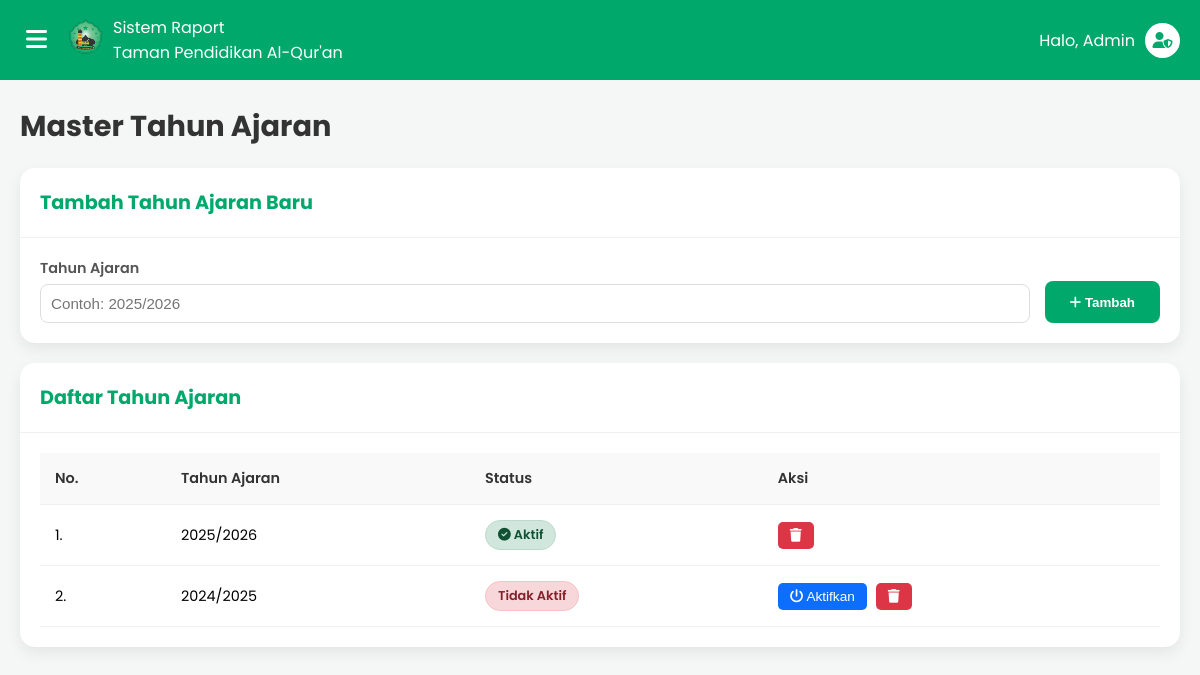
Screenshot of /admin/data_master/tahun_ajar.php (signed in) with the database file from the repository.
### tables this page shows
CREATE TABLE `tahun_ajaran` (
  `id` int(11) NOT NULL,
  `tahun_ajaran` varchar(20) NOT NULL,
  `status` enum('aktif','tidak aktif') NOT NULL DEFAULT 'tidak aktif'
);

### admin/data_master/tahun_ajar.php (the view, shortened to what this page needs)
<?php
require '../../koneksi.php';
$list_tahun = [];
$result = $koneksi->query("SELECT * FROM tahun_ajaran ORDER BY tahun_ajaran DESC");
while ($row = $result->fetch_assoc()) {
    $list_tahun[] = $row;
}
?>
<!DOCTYPE html>
<html lang="id">
<head>
    <link rel="stylesheet" href="https://cdnjs.cloudflare.com/ajax/libs/font-awesome/6.5.1/css/all.min.css">
</head>
<body>
    <div class="main-content">
        <header class="header">
            <div class="header-left">
                <button class="hamburger-btn" id="hamburger-btn"><i class="fas fa-bars"></i></button>
                <div class="header-logo"><img src="../../img/logo1.png" alt="Logo"></div>
                <div class="header-title">Sistem Raport<br>Taman Pendidikan Al-Qur'an</div>
            </div>
            <div class="header-right">
                <a href="#" class="user-profile">
                    <div class="user-info"><span>Halo, Admin</span></div>
                    <div class="icon-wrapper"><i class="fas fa-user-shield"></i></div>
                </a>
            </div>
        </header>
        <main class="dashboard-area">
            <h1>Master Tahun Ajaran</h1>
            <div class="card">
                <div class="card-header">
                    <h3>Tambah Tahun Ajaran Baru</h3>
                </div>
                <div class="card-body">
                    <form action="" method="POST" class="form-inline">
                        <div class="form-group">
                            <label>Tahun Ajaran</label>
                            <input type="text" name="tahun_ajaran" placeholder="Contoh: 2025/2026" required>
                        </div>
                        <button type="submit" name="tambah" class="btn-simpan"><i class="fas fa-plus"></i> Tambah</button>
                    </form>
                </div>
            </div>
            <div class="card">
                <div class="card-header">
                    <h3>Daftar Tahun Ajaran</h3>
                </div>
                <div class="card-body">
                    <table class="data-table">
                        <thead>
                            <tr>
                                <th>No.</th>
                                <th>Tahun Ajaran</th>
                                <th>Status</th>
                                <th>Aksi</th>
                            </tr>
                        </thead>
                        <tbody>
                            <?php if (empty($list_tahun)): ?>
                                <tr><td colspan="4" style="text-align:center; padding:20px;">Belum ada data.</td></tr>
                            <?php else: ?>
                                <?php $no=1; foreach ($list_tahun as $ta): ?>
                                <tr>
                                    <td><?php echo $no++; ?>.</td>
                                    <td><?php echo htmlspecialchars($ta['tahun_ajaran']); ?></td>
                                    <td>
                                        <?php if ($ta['status'] == 'aktif'): ?>
                                            <span class="badge badge-aktif"><i class="fas fa-check-circle"></i> Aktif</span>
                                        <?php else: ?>
                                            <span class="badge badge-non">Tidak Aktif</span>
                                        <?php endif; ?>
                                    </td>
                                    <td>
                                        <form action="" method="POST" style="display:inline;">
                                            <?php if ($ta['status'] == 'tidak aktif'): ?>
                                                <button type="submit" name="aktifkan" class="btn-aksi btn-aktifkan" title="Aktifkan">
                                                    <i class="fas fa-power-off"></i> Aktifkan
                                                </button>
                                            <?php endif; ?>
                                            <button type="submit" name="hapus" class="btn-aksi btn-hapus" onclick="return confirm('Yakin hapus <?php echo $ta['tahun_ajaran']; ?>?')" title="Hapus">
                                                <i class="fas fa-trash"></i>
                                            </button>
                                        </form>
                                    </td>
                                </tr>
                                <?php endforeach; ?>
                            <?php endif; ?>
                        </tbody>
                    </table>
                </div>
            </div>
        </main>
    </div>
</body>
</html>

### admin/data_master/tahun_ajar.php (style rules this page uses)
:root { --warna-hijau: #00a86b; --warna-hijau-muda: #e6f7f0; --warna-latar: #f4f7f6; --warna-teks: #333333; --warna-teks-abu: #555; --lebar-sidebar: 280px; }
body, html { margin: 0; padding: 0; font-family: 'Poppins', sans-serif; background-color: var(--warna-latar); box-sizing: border-box; }
*, *:before, *:after { box-sizing: inherit; }
.main-content { width: 100%; min-height: 100vh; }
.header { display: flex; align-items: center; justify-content: space-between; padding: 15px 20px; background-color: var(--warna-hijau); color: white; position: sticky; top: 0; z-index: 100; }
.header-left { display: flex; align-items: center; }
.hamburger-btn { font-size: 1.5rem; background: none; border: none; color: white; cursor: pointer; margin-right: 15px; }
.header-logo img { width: 35px; height: 35px; border-radius: 50%; margin-right: 10px; }
.header-right { display: flex; align-items: center; gap: 10px; }
.user-profile { color: white; text-decoration: none; display: flex; align-items: center; }
.user-profile .icon-wrapper { background-color: white; color: var(--warna-hijau); border-radius: 50%; width: 35px; height: 35px; display: flex; align-items: center; justify-content: center; margin-left: 10px; }
.dashboard-area { padding: 25px 20px; }
.dashboard-area h1 { color: var(--warna-teks); font-size: 1.8rem; margin-top: 0; margin-bottom: 20px; }
.card { background-color: white; border-radius: 15px; box-shadow: 0 6px 15px rgba(0, 0, 0, 0.07); margin-bottom: 20px; overflow: hidden; }
.card-header { padding: 20px; border-bottom: 1px solid #f0f0f0; display: flex; justify-content: space-between; align-items: center; }
.card-header h3 { margin: 0; color: var(--warna-hijau); font-size: 1.2rem; }
.card-body { padding: 20px; overflow-x: auto; }
.form-inline { display: flex; gap: 15px; align-items: flex-end; flex-wrap: wrap; }
.form-group { display: flex; flex-direction: column; flex-grow: 1; }
.form-group label { font-weight: 600; color: var(--warna-teks-abu); font-size: 0.9rem; margin-bottom: 5px; }
.form-group input { padding: 10px; border: 1px solid #ddd; border-radius: 8px; font-size: 0.95rem; }
.btn-simpan { background-color: var(--warna-hijau); color: white; padding: 10px 25px; border: none; border-radius: 8px; font-weight: 600; cursor: pointer; transition: 0.3s; height: 42px; }
.data-table { width: 100%; border-collapse: collapse; font-size: 0.9rem; }
.data-table th, .data-table td { padding: 15px; text-align: left; border-bottom: 1px solid #f0f0f0; white-space: nowrap; }
.data-table th { background-color: #f9f9f9; color: var(--warna-teks); font-weight: 600; }
.badge { padding: 5px 12px; border-radius: 20px; font-size: 0.8rem; font-weight: 600; display: inline-block; }
.badge-aktif { background-color: #d1e7dd; color: #0f5132; border: 1px solid #badbcc; }
.badge-non { background-color: #f8d7da; color: #842029; border: 1px solid #f5c2c7; }
.btn-aksi { padding: 6px 12px; border-radius: 5px; color: white; text-decoration: none; font-size: 0.85rem; border: none; cursor: pointer; margin-right: 5px; display: inline-block; }
.btn-aktifkan { background-color: #0d6efd; }
.btn-hapus { background-color: #dc3545; }

### rows the page displays
tahun_ajaran: tahun_ajaran "2025/2026", status "aktif" (drawn)
tahun_ajaran: tahun_ajaran "2024/2025", status "Tidak Aktif"
